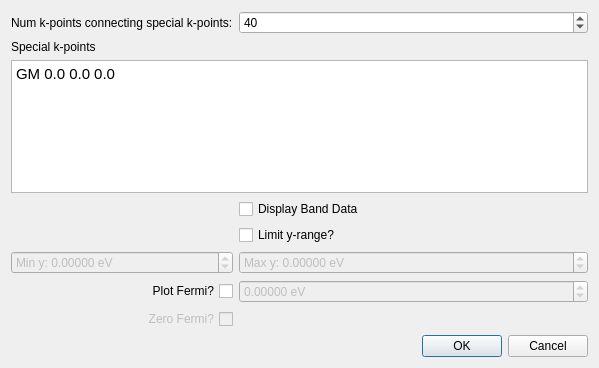
<?xml version="1.0" encoding="UTF-8"?>
<ui version="4.0">
 <class>Avogadro::YaehmopBandDialog</class>
 <widget class="QDialog" name="Avogadro::YaehmopBandDialog">
  <property name="geometry">
   <rect>
    <x>0</x>
    <y>0</y>
    <width>599</width>
    <height>368</height>
   </rect>
  </property>
  <property name="windowTitle">
   <string>Yaehmop Band</string>
  </property>
  <layout class="QGridLayout" name="gridLayout">
   <item row="12" column="1" colspan="3">
    <widget class="QDialogButtonBox" name="buttonBox">
     <property name="orientation">
      <enum>Qt::Horizontal</enum>
     </property>
     <property name="standardButtons">
      <set>QDialogButtonBox::Cancel|QDialogButtonBox::Ok</set>
     </property>
    </widget>
   </item>
   <item row="9" column="1">
    <widget class="QCheckBox" name="cb_plotFermi">
     <property name="toolTip">
      <string>&lt;html&gt;&lt;head/&gt;&lt;body&gt;&lt;p&gt;The Fermi level should be known before checking this box. You can discover the Fermi level by performing a density of states calculation and displaying the data (it will be at the top of the data). In addition, if a density of states calculation is performed, the Fermi level here will automatically be set to what was detected during the density of states calculation.&lt;/p&gt;&lt;p&gt;If this box is checked, be sure the correct Fermi level is set in the spinbox on the right.&lt;/p&gt;&lt;p&gt;Default: off&lt;/p&gt;&lt;/body&gt;&lt;/html&gt;</string>
     </property>
     <property name="layoutDirection">
      <enum>Qt::RightToLeft</enum>
     </property>
     <property name="text">
      <string>Plot Fermi?</string>
     </property>
    </widget>
   </item>
   <item row="7" column="1">
    <widget class="QDoubleSpinBox" name="spin_minY">
     <property name="enabled">
      <bool>false</bool>
     </property>
     <property name="prefix">
      <string>Min y: </string>
     </property>
     <property name="suffix">
      <string> eV</string>
     </property>
     <property name="decimals">
      <number>5</number>
     </property>
     <property name="minimum">
      <double>-10000.000000000000000</double>
     </property>
     <property name="maximum">
      <double>10000.000000000000000</double>
     </property>
    </widget>
   </item>
   <item row="10" column="1">
    <widget class="QCheckBox" name="cb_zeroFermi">
     <property name="enabled">
      <bool>false</bool>
     </property>
     <property name="toolTip">
      <string>&lt;html&gt;&lt;head/&gt;&lt;body&gt;&lt;p&gt;Adjust the energies so that the zero is the Fermi? Only available if we are plotting the Fermi level.&lt;/p&gt;&lt;p&gt;&lt;br/&gt;&lt;/p&gt;&lt;p&gt;Default: off&lt;/p&gt;&lt;/body&gt;&lt;/html&gt;</string>
     </property>
     <property name="layoutDirection">
      <enum>Qt::RightToLeft</enum>
     </property>
     <property name="text">
      <string>Zero Fermi?</string>
     </property>
    </widget>
   </item>
   <item row="0" column="1">
    <widget class="QLabel" name="label">
     <property name="text">
      <string>Num k-points connecting special k-points:</string>
     </property>
    </widget>
   </item>
   <item row="1" column="1">
    <widget class="QLabel" name="label_2">
     <property name="text">
      <string>Special k-points</string>
     </property>
    </widget>
   </item>
   <item row="7" column="2" colspan="2">
    <widget class="QDoubleSpinBox" name="spin_maxY">
     <property name="enabled">
      <bool>false</bool>
     </property>
     <property name="prefix">
      <string>Max y: </string>
     </property>
     <property name="suffix">
      <string> eV</string>
     </property>
     <property name="decimals">
      <number>5</number>
     </property>
     <property name="minimum">
      <double>-1000.000000000000000</double>
     </property>
     <property name="maximum">
      <double>1000.000000000000000</double>
     </property>
    </widget>
   </item>
   <item row="9" column="2" colspan="2">
    <widget class="QDoubleSpinBox" name="spin_fermi">
     <property name="enabled">
      <bool>false</bool>
     </property>
     <property name="toolTip">
      <string>&lt;html&gt;&lt;head/&gt;&lt;body&gt;&lt;p&gt;The Fermi Level&lt;/p&gt;&lt;/body&gt;&lt;/html&gt;</string>
     </property>
     <property name="suffix">
      <string> eV</string>
     </property>
     <property name="decimals">
      <number>5</number>
     </property>
     <property name="minimum">
      <double>-10000.000000000000000</double>
     </property>
     <property name="maximum">
      <double>10000.000000000000000</double>
     </property>
     <property name="singleStep">
      <double>0.100000000000000</double>
     </property>
    </widget>
   </item>
   <item row="2" column="1" colspan="3">
    <widget class="QTextEdit" name="edit_specialKPoints">
     <property name="toolTip">
      <string>&lt;html&gt;&lt;head/&gt;&lt;body&gt;&lt;p&gt;Enter special k-points as such:&lt;/p&gt;&lt;p&gt;L 0.5 0.5 0.5&lt;/p&gt;&lt;p&gt;G 0.0 0.0 0.0&lt;/p&gt;&lt;p&gt;X 0.5 0.0 0.5&lt;/p&gt;&lt;p&gt;That is, &amp;lt;symbol&amp;gt; &amp;lt;x&amp;gt; &amp;lt;y&amp;gt; &amp;lt;z&amp;gt; where x, y, and z are fractional reciprocal space coordinates. Lines will be drawn connecting these k-points on the graph in the order you put them in. Please note that the orientation of your cell may have an effect on the locations of these reciprocal space points.&lt;/p&gt;&lt;p&gt;If the space group of the crystal has been perceived or set, the special k points will be automatically filled up with the primitive cell high symmetry points for that space group. There are a few space groups will different high symmetry points depending on the lattice (such as if a &amp;gt; b or a &amp;lt; b) - that is taken into account automatically.&lt;/p&gt;&lt;/body&gt;&lt;/html&gt;</string>
     </property>
     <property name="html">
      <string>&lt;!DOCTYPE HTML PUBLIC &quot;-//W3C//DTD HTML 4.0//EN&quot; &quot;http://www.w3.org/TR/REC-html40/strict.dtd&quot;&gt;
&lt;html&gt;&lt;head&gt;&lt;meta name=&quot;qrichtext&quot; content=&quot;1&quot; /&gt;&lt;style type=&quot;text/css&quot;&gt;
p, li { white-space: pre-wrap; }
&lt;/style&gt;&lt;/head&gt;&lt;body style=&quot; font-family:'Ubuntu'; font-size:11pt; font-weight:400; font-style:normal;&quot;&gt;
&lt;p style=&quot; margin-top:0px; margin-bottom:0px; margin-left:0px; margin-right:0px; -qt-block-indent:0; text-indent:0px;&quot;&gt;GM 0.0 0.0 0.0&lt;/p&gt;&lt;/body&gt;&lt;/html&gt;</string>
     </property>
    </widget>
   </item>
   <item row="0" column="2" colspan="2">
    <widget class="QSpinBox" name="spin_numKPoints">
     <property name="toolTip">
      <string>&lt;html&gt;&lt;head/&gt;&lt;body&gt;&lt;p&gt;Enter the number of k-points that will be connecting the special k-points. More of these k-points will smooth out the graph, but the calculation may take longer.&lt;/p&gt;&lt;p&gt;Default: 40&lt;/p&gt;&lt;/body&gt;&lt;/html&gt;</string>
     </property>
     <property name="alignment">
      <set>Qt::AlignLeading|Qt::AlignLeft|Qt::AlignVCenter</set>
     </property>
     <property name="suffix">
      <string/>
     </property>
     <property name="minimum">
      <number>0</number>
     </property>
     <property name="maximum">
      <number>999999</number>
     </property>
     <property name="value">
      <number>40</number>
     </property>
    </widget>
   </item>
   <item row="4" column="2" colspan="2">
    <widget class="QCheckBox" name="cb_displayBandData">
     <property name="toolTip">
      <string>&lt;html&gt;&lt;head/&gt;&lt;body&gt;&lt;p&gt;If this box is checked, all of the band data will be displayed in an edit box. The user may copy and paste it for use elsewhere. The data is in this format:&lt;/p&gt;&lt;p&gt;&lt;br/&gt;&lt;/p&gt;&lt;p&gt;# Special k points&lt;/p&gt;&lt;p&gt;# &amp;lt;symbol&amp;gt; &amp;lt;x&amp;gt; &amp;lt;y&amp;gt; &amp;lt;z&amp;gt; &amp;lt;k space value (x)&amp;gt;&lt;/p&gt;&lt;p&gt;# L 0.5 0.5 0.5 &lt;/p&gt;&lt;p&gt;# etc.&lt;/p&gt;&lt;p&gt;# &amp;lt;k space distance (x)&amp;gt; &amp;lt;band 1 energies&amp;gt; &amp;lt;band 2 energies&amp;gt; &amp;lt;etc.&amp;gt;&lt;/p&gt;&lt;p&gt;&lt;br/&gt;&lt;/p&gt;&lt;p&gt;Default: off&lt;/p&gt;&lt;/body&gt;&lt;/html&gt;</string>
     </property>
     <property name="text">
      <string>Display Band Data</string>
     </property>
    </widget>
   </item>
   <item row="5" column="2" colspan="2">
    <widget class="QCheckBox" name="cb_limitY">
     <property name="toolTip">
      <string>&lt;html&gt;&lt;head/&gt;&lt;body&gt;&lt;p&gt;Limit the y-range in the plot?&lt;/p&gt;&lt;p&gt;Default: off&lt;/p&gt;&lt;/body&gt;&lt;/html&gt;</string>
     </property>
     <property name="text">
      <string>Limit y-range?</string>
     </property>
    </widget>
   </item>
  </layout>
 </widget>
 <tabstops>
  <tabstop>spin_numKPoints</tabstop>
  <tabstop>cb_displayBandData</tabstop>
  <tabstop>cb_limitY</tabstop>
  <tabstop>spin_minY</tabstop>
  <tabstop>spin_maxY</tabstop>
  <tabstop>cb_plotFermi</tabstop>
  <tabstop>spin_fermi</tabstop>
  <tabstop>cb_zeroFermi</tabstop>
  <tabstop>edit_specialKPoints</tabstop>
 </tabstops>
 <resources/>
 <connections>
  <connection>
   <sender>buttonBox</sender>
   <signal>accepted()</signal>
   <receiver>Avogadro::YaehmopBandDialog</receiver>
   <slot>accept()</slot>
   <hints>
    <hint type="sourcelabel">
     <x>248</x>
     <y>254</y>
    </hint>
    <hint type="destinationlabel">
     <x>157</x>
     <y>274</y>
    </hint>
   </hints>
  </connection>
  <connection>
   <sender>buttonBox</sender>
   <signal>rejected()</signal>
   <receiver>Avogadro::YaehmopBandDialog</receiver>
   <slot>reject()</slot>
   <hints>
    <hint type="sourcelabel">
     <x>316</x>
     <y>260</y>
    </hint>
    <hint type="destinationlabel">
     <x>286</x>
     <y>274</y>
    </hint>
   </hints>
  </connection>
  <connection>
   <sender>cb_limitY</sender>
   <signal>toggled(bool)</signal>
   <receiver>spin_minY</receiver>
   <slot>setEnabled(bool)</slot>
   <hints>
    <hint type="sourcelabel">
     <x>449</x>
     <y>180</y>
    </hint>
    <hint type="destinationlabel">
     <x>449</x>
     <y>211</y>
    </hint>
   </hints>
  </connection>
  <connection>
   <sender>cb_limitY</sender>
   <signal>toggled(bool)</signal>
   <receiver>spin_maxY</receiver>
   <slot>setEnabled(bool)</slot>
   <hints>
    <hint type="sourcelabel">
     <x>449</x>
     <y>180</y>
    </hint>
    <hint type="destinationlabel">
     <x>449</x>
     <y>244</y>
    </hint>
   </hints>
  </connection>
  <connection>
   <sender>cb_plotFermi</sender>
   <signal>toggled(bool)</signal>
   <receiver>spin_fermi</receiver>
   <slot>setEnabled(bool)</slot>
   <hints>
    <hint type="sourcelabel">
     <x>170</x>
     <y>250</y>
    </hint>
    <hint type="destinationlabel">
     <x>449</x>
     <y>251</y>
    </hint>
   </hints>
  </connection>
  <connection>
   <sender>cb_plotFermi</sender>
   <signal>toggled(bool)</signal>
   <receiver>cb_zeroFermi</receiver>
   <slot>setEnabled(bool)</slot>
   <hints>
    <hint type="sourcelabel">
     <x>170</x>
     <y>225</y>
    </hint>
    <hint type="destinationlabel">
     <x>170</x>
     <y>255</y>
    </hint>
   </hints>
  </connection>
 </connections>
</ui>
